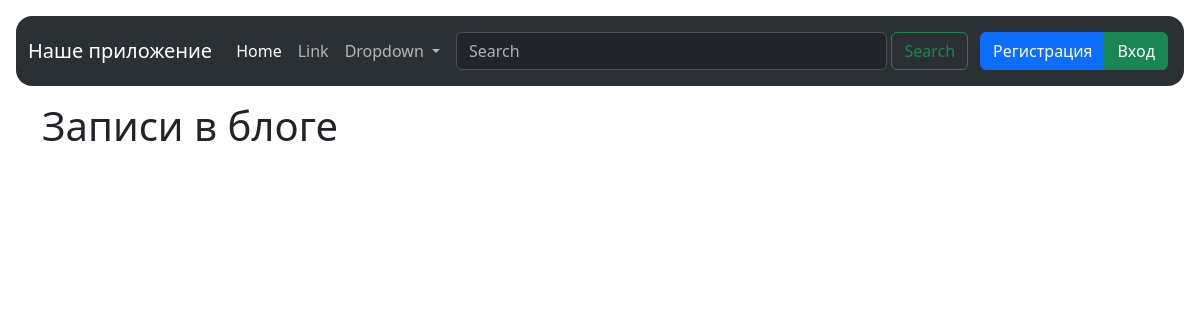
Before: / with the older database file.
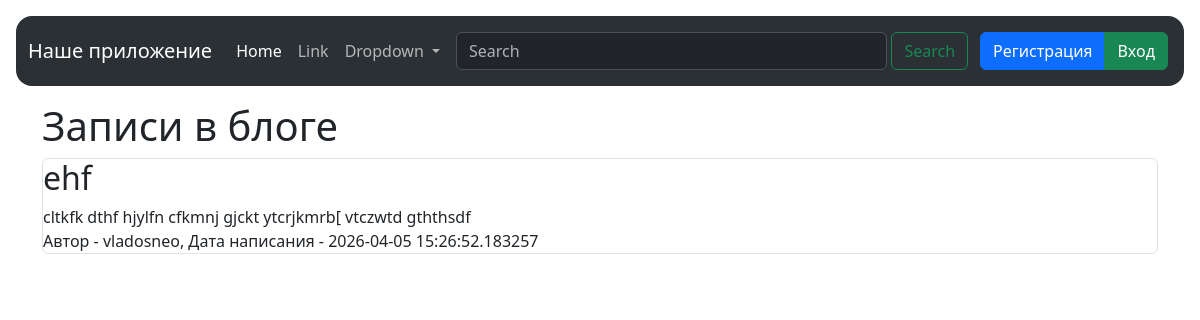
After: the same page with the newer database file.
### data/news.py (models this page shows)
class News(SqlAlchemyBase):
    __tablename__ = 'news'
    id = sqlalchemy.Column(sqlalchemy.Integer, primary_key=True, autoincrement=True)
    title = sqlalchemy.Column(sqlalchemy.String, nullable=True)
    content = sqlalchemy.Column(sqlalchemy.String, nullable=True)
    created_date = sqlalchemy.Column(sqlalchemy.DateTime, default=datetime.datetime.now)
    is_private = sqlalchemy.Column(sqlalchemy.Boolean, default=True)
    user_id = sqlalchemy.Column(sqlalchemy.Integer, sqlalchemy.ForeignKey("users.id"))
    user = orm.relationship('User')
    categories = orm.relationship("Category", secondary="association", backref="news")

### data/users.py (models this page shows, shortened)
class User(SqlAlchemyBase, UserMixin):
    __tablename__ = 'users'
    id = sqlalchemy.Column(sqlalchemy.Integer, primary_key=True, autoincrement=True)
    name = sqlalchemy.Column(sqlalchemy.String, nullable=True)
    about = sqlalchemy.Column(sqlalchemy.String, nullable=True)
    email = sqlalchemy.Column(sqlalchemy.String, index=True, unique=True, nullable=True)
    hashed_password = sqlalchemy.Column(sqlalchemy.String, nullable=True)
    created_date = sqlalchemy.Column(sqlalchemy.DateTime, default=datetime.datetime.now)
    news = orm.relationship("News", back_populates='user')

### main.py (the view)
@app.route("/")
def index():
    db_sess = db_session.create_session()
    if current_user.is_authenticated:
        news = db_sess.query(News).filter((News.user == current_user) | (News.is_private != True))
    else:
        news = db_sess.query(News).filter(News.is_private != True)
    return render_template("index.html", news=news)

### data/db_session.py (called while the page is built)
def create_session() -> Session:
    global __factory
    return __factory()

### templates/index.html (shortened to what this page needs)
{% extends "base.html" %}
{% block content %}
    <h1>Записи в блоге</h1>
    {% for item in news %}
        <div class="col-md6 border rounded">
            <h2>{{ item.title }}</h2>
            <div>
                {{ item.content }}
            </div>
            <div>
                Автор - {{ item.user.name }}, Дата написания - {{ item.created_date }}
            </div>
        </div>
    {% endfor %}
{% endblock %}

### templates/base.html (shortened to what this page needs)
<!DOCTYPE html>
<html lang="en">
<head>
    <link href="https://cdn.jsdelivr.net/npm/bootstrap@5.3.8/dist/css/bootstrap.min.css" rel="stylesheet"
>
    <link rel="stylesheet" href="https://cdn.jsdelivr.net/npm/bootstrap-icons@1.11.3/font/bootstrap-icons.min.css">
</head>
<body>
    <header>
    <div class="container-fluid p-3" data-bs-theme="dark">
        <nav class="navbar navbar-expand-lg bg-body-tertiary rounded-4">
            <div class="container-fluid">
              <a class="navbar-brand" href="#">Наше приложение</a>
              <div class="collapse navbar-collapse" id="navbarSupportedContent">
                <ul class="navbar-nav me-auto mb-2 mb-lg-0">
                  <li class="nav-item">
                    <a class="nav-link active" aria-current="page" href="#">Home</a>
                  </li>
                  <li class="nav-item">
                    <a class="nav-link" href="#">Link</a>
                  </li>
                  <li class="nav-item dropdown">
                    <a class="nav-link dropdown-toggle" href="#" role="button" data-bs-toggle="dropdown" aria-expanded="false">
                      Dropdown
                    </a>
                  </li>
                </ul>
                <form class="d-flex flex-grow-1 p-2" role="search">
                  <input class="form-control me-1" type="search" placeholder="Search" aria-label="Search"/>
                  <button class="btn btn-outline-success" type="submit">Search</button>
                </form>
                {% if current_user.is_authenticated %}
                    <a class="navbar-brand" href="/logout">{{ current_user.name }}</a>
                {% else %}
                    <div class="btn-group p-1" role="group" aria-label="Базовый пример">
                      <a href="/register" class="btn btn-primary">Регистрация</a>
                      <a href="/login" class="btn btn-success">Вход</a>
                    </div>
                {% endif %}
              </div>
            </div>
        </nav>
    </div>
    </header>
    <main role="main" class="container">
        {% block content %}{% endblock %}
    </main>
</body>
</html>

Changed rows visible on the page:
added News: title "ehf", content "cltkfk dthf hjylfn cfkmnj gjckt ytcrjkmrb[ vtczwtd gththsdf", user.name "vladosneo", created_date "2026-04-05 15:26:52.183257"
